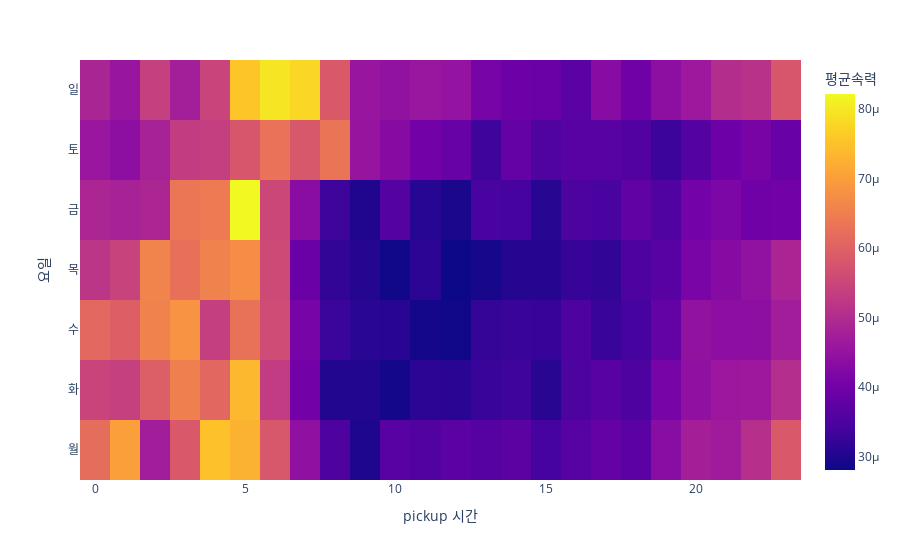

Write notebook code for a chart like this one.
### Code cell
tidydata = df.pivot_table(
    index='pickup_hour',
    columns='dayofweek',
    values='speed',
    aggfunc= 'mean'
    ).stack().reset_index().rename({0:'speed_mean'},axis=1)\
.set_index(['pickup_hour','speed_mean']).apply(lambda x: x.replace({0:'월',1:'화',2:'수',3:'목',4:'금',5:'토',6:'일'})).reset_index()
px.density_heatmap(
    data_frame=tidydata,
    x='pickup_hour',
    y='dayofweek',
    z='speed_mean',
    nbinsx=24,
    nbinsy=7,
    height=450
).update_layout(coloraxis_colorbar=dict(
    title="평균속력"),xaxis=dict(title='pickup 시간'),yaxis=dict(title='요일'))

### Figure 1 — Plotly figure (JSON) as saved in the notebook; plotly's stock layout.template omitted (floating-point values rounded to 4 significant figures; data arrays with more than 128 entries replaced by an {"elided": "..."} marker saying what was removed)
{"data": [{"coloraxis": "coloraxis", "histfunc": "sum", "hovertemplate": "pickup_hour=%{x}<br>dayofweek=%{y}<br>sum of speed_mean=%{z}<extra></extra>", "name": "", "nbinsx": 24, "nbinsy": 7, "type": "histogram2d", "x": {"elided": "168 int values"}, "xaxis": "x", "xbingroup": "x", "y": {"elided": "168 str values"}, "yaxis": "y", "ybingroup": "y", "z": {"elided": "168 float values"}}], "layout": {"autosize": true, "coloraxis": {"colorbar": {"title": {"text": "평균속력"}}, "colorscale": [[0, "#0d0887"], [0.1111, "#46039f"], [0.2222, "#7201a8"], [0.3333, "#9c179e"], [0.4444, "#bd3786"], [0.5556, "#d8576b"], [0.6667, "#ed7953"], [0.7778, "#fb9f3a"], [0.8889, "#fdca26"], [1, "#f0f921"]]}, "legend": {"tracegroupgap": 0}, "margin": {"t": 60}, "xaxis": {"anchor": "y", "autorange": true, "domain": [0, 1], "range": [-0.5, 23.5], "title": {"text": "pickup 시간"}, "type": "linear"}, "yaxis": {"anchor": "x", "autorange": true, "domain": [0, 1], "range": [-0.5, 6.5], "title": {"text": "요일"}, "type": "category"}}}
